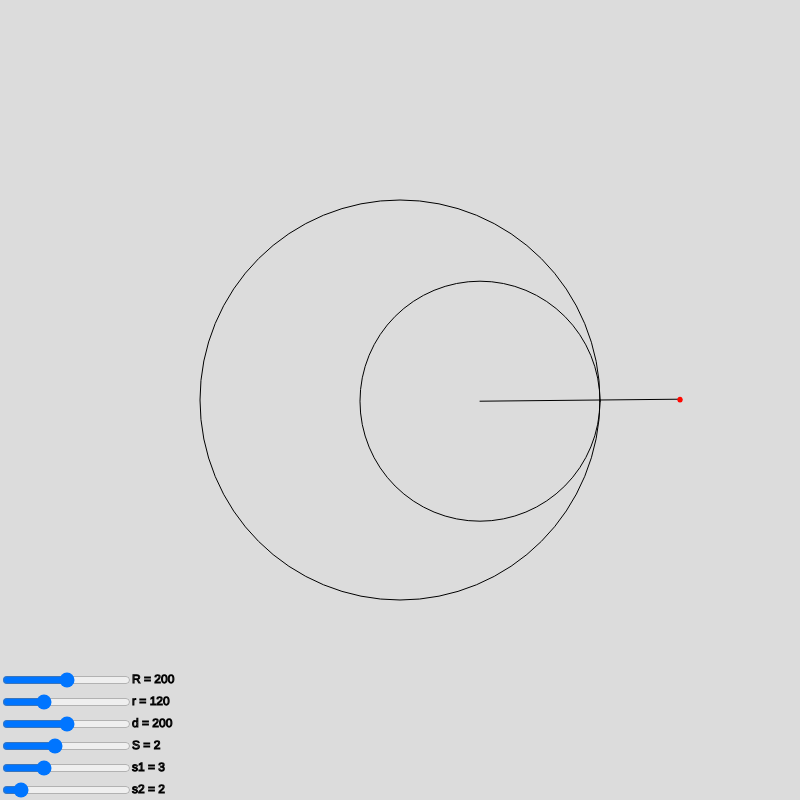
Frame 1 (no input)
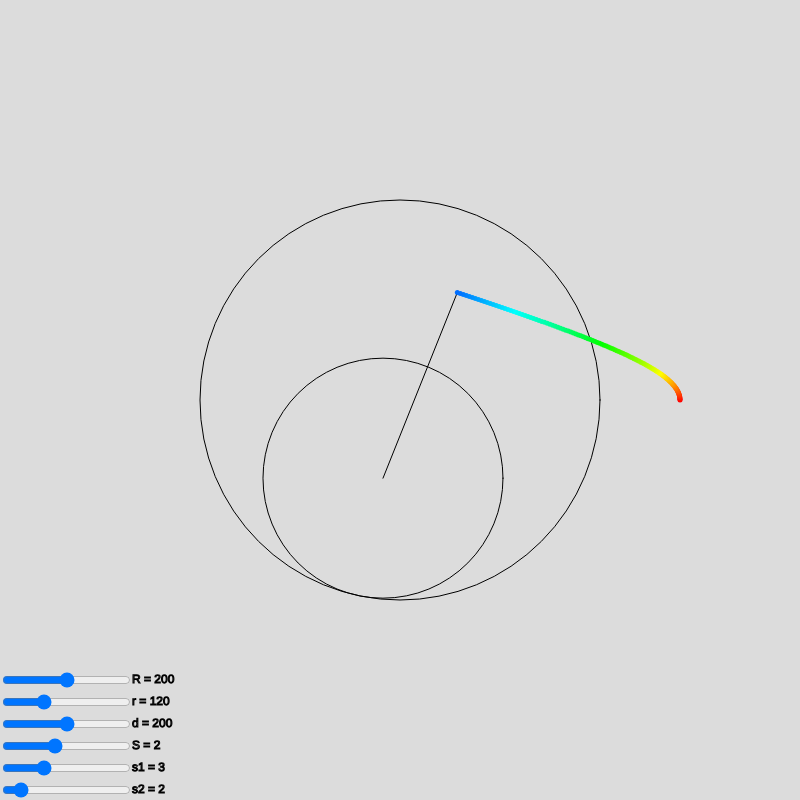
Frame 60 (no input)
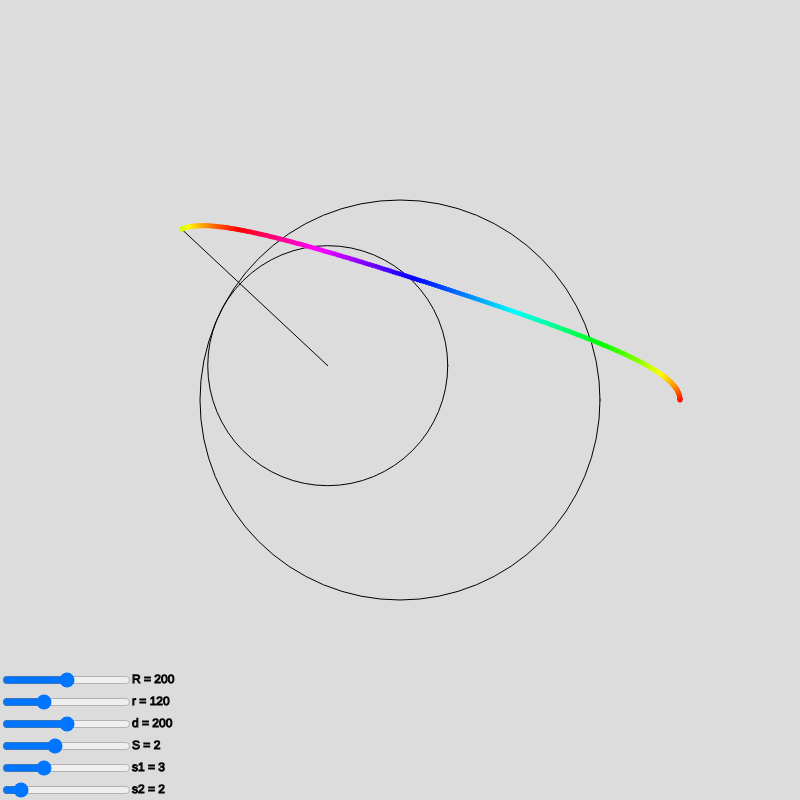
Frame 120 (the mouse pressed at the canvas centre since frame 60)

The p5.js sketch that drew these frames (run headless with seeded random() and noise() and a simulated clock; from frame 60 on, the mouse is pressed at the canvas centre):

// p5.js sketch
// ── sketch.js
let theta = 0;
let R = 130;
let r = 3;
let d = 100;
let speed = 2;
let s1 = 3;
let s2 = 5;
let x,y;

let RSlider, rSlider, dSlider, speedSlider, s1Slider, s2Slider;
let sliderDiv;
let sliders = [];
let labels = ["R","r","d","S","s1","s2"];

let pLayer;
let Rtext;

let showLines = true;
let drawPoints = true;

function setup() {
  createCanvas(800, 800);
  background(220);
  pointsLayer = createGraphics(800,800);
  sliderDiv = createDiv();
  sliderDiv.position(0,height-130)
           .size(130,130);
  
  // sliderDiv.style("background","red");

  RSlider = createSlider(0,width/2,width/4).parent(sliderDiv);
  
  rSlider = createSlider(0,width/2,3/5 * width/4).parent(sliderDiv);
  dSlider = createSlider(0,width/2,width/4).parent(sliderDiv);
  speedSlider = createSlider(0,5,2).parent(sliderDiv);
  s1Slider = createSlider(0,10,3).parent(sliderDiv);
  s2Slider = createSlider(0,20,2).parent(sliderDiv);

  sliders.push(RSlider, rSlider, dSlider, speedSlider, s1Slider, s2Slider);

}

function draw() {
  
  R = RSlider.value();
  r = rSlider.value();
  d = dSlider.value();
  speed = speedSlider.value();
  s1 = s1Slider.value();
  s2 = s2Slider.value();
  
  for(let i = 0; i<speed; i++){
    background(220);
    
    stroke(0);
    noFill();
    textAlign(LEFT,CENTER);
    drawSliderValues();
    
  push();
  translate(width/2,height/2);
  if(showLines) circle(0,0,2*R);
  //line(0,0,r*cos(s1*theta),r*sin(s1*theta)); //uncomment for line from center to center of outer circle
  let x1 = (R-r)*cos(s1*theta);
  let y1 = (R-r)*sin(s1*theta);

  translate(x1,y1);

  let x2 = d*cos(-s2*theta);
  let y2 = d*sin(-s2*theta);

  if(showLines) {
    line(0,0,x2,y2);
    circle(0,0,2*r);
  }
  pop();

  pointsLayer.noStroke();
  pointsLayer.colorMode(HSB);
  pointsLayer.fill((360*theta) % 360,100,100);
  if(drawPoints){
  pointsLayer.circle(width/2 + x1 + x2,height/2+y1+y2,5);
  }
  image(pointsLayer,0,0);
  
  theta += 0.005;
}
}


function keyPressed(){
  if(key == " "){
    showLines = !showLines;
  }

  if(key == "c"){
    pointsLayer.clear();
  }

  if(key == "p"){
    drawPoints = !drawPoints;
  }
}


function drawSliderValues(){
  for(let slider of sliders){
    text(`${labels[sliders.indexOf(slider)]} = ${slider.value()}`,sliderDiv.position().x + slider.position().x + sliderDiv.width ,sliderDiv.position().y + slider.position().y + RSlider.height/2);
  }
}

// ── style.css
html, body {
  margin: 0;
  padding: 0;
}

canvas {
  display: block;
}

p { 
  padding: 0.5em
}
